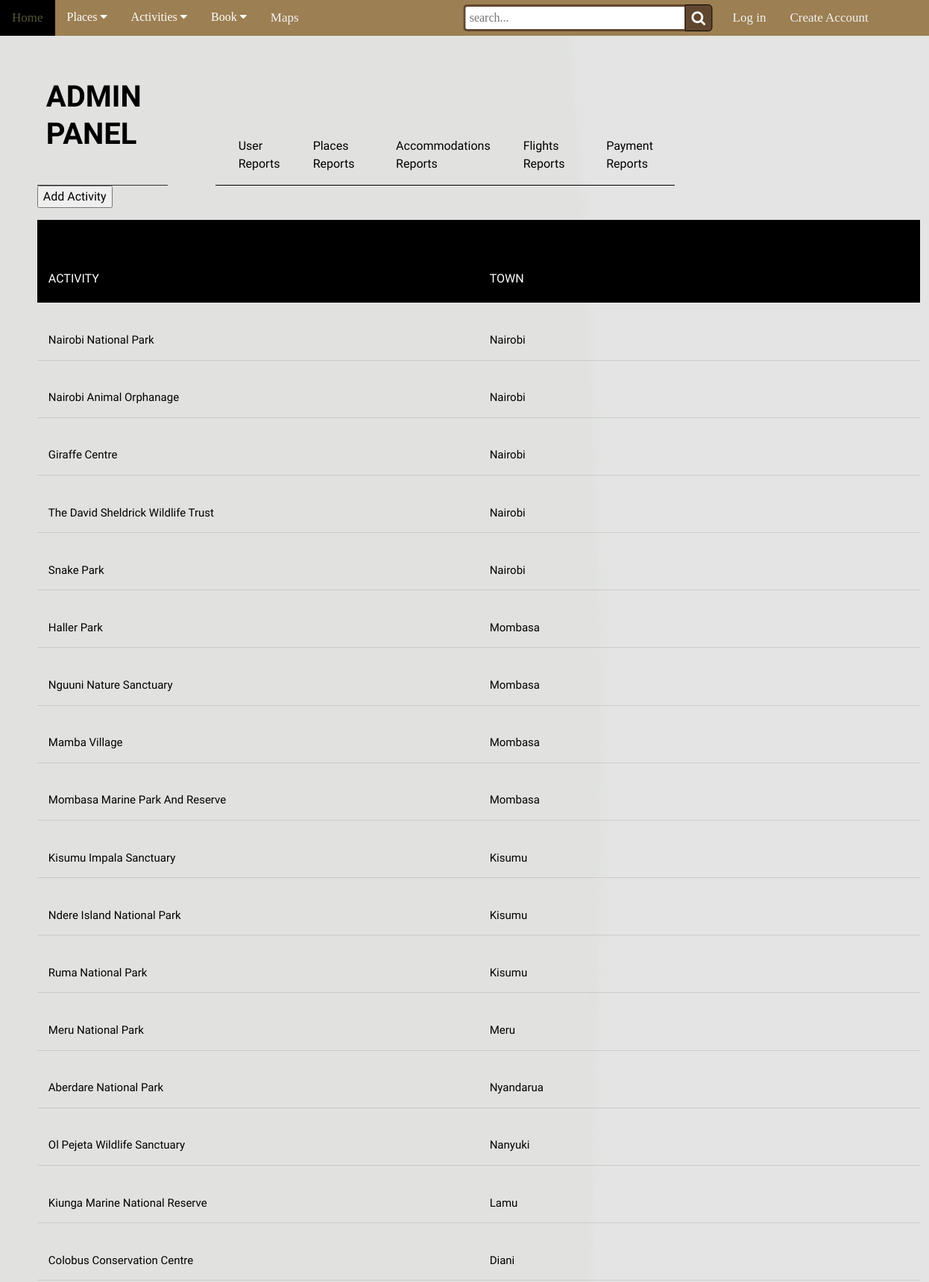
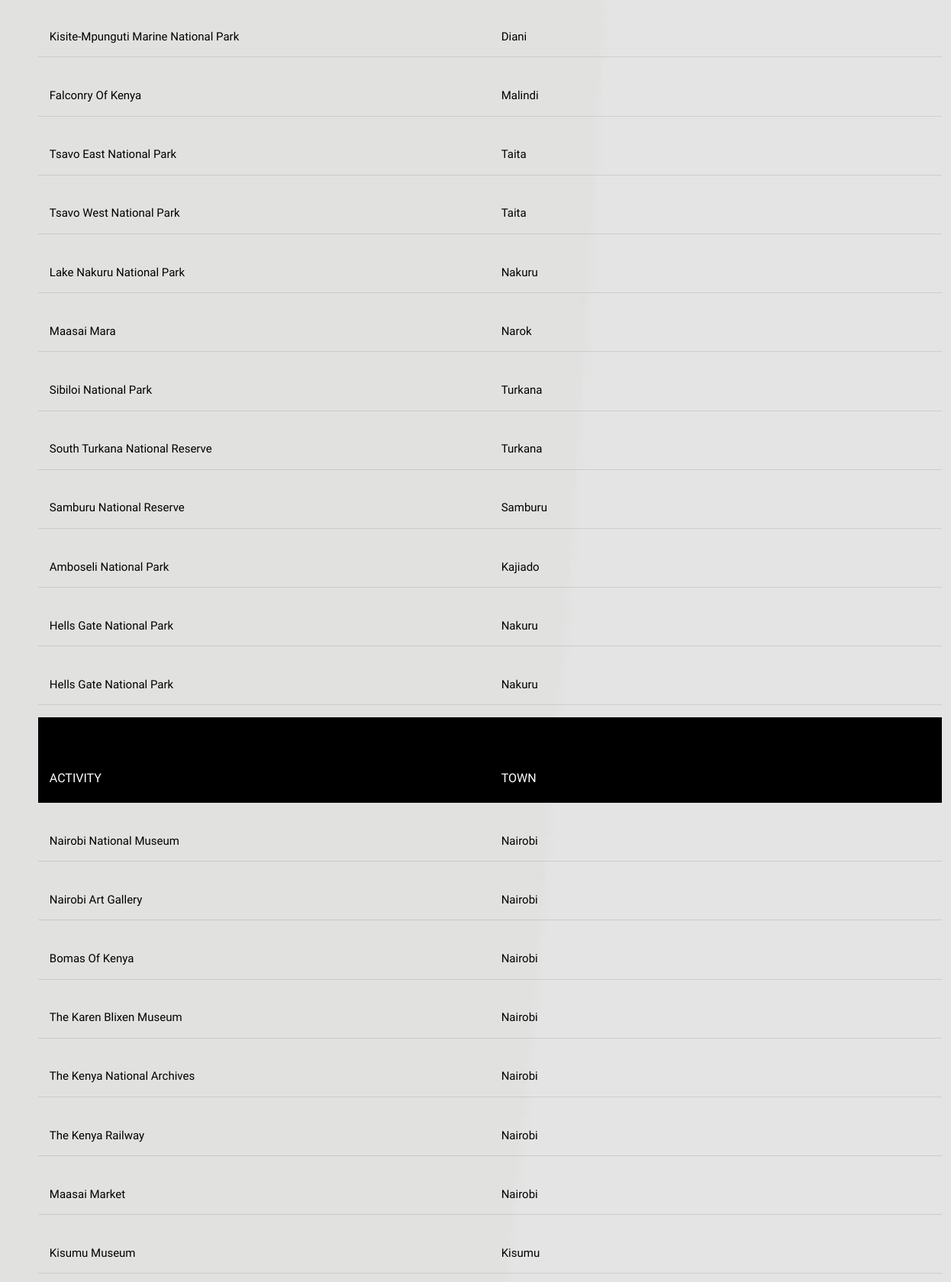
The page /admin/activity-reports.php (upper part) on the database its author committed (2 pictures, top to bottom).
### tables this page shows
CREATE TABLE `national_parks` (
  `number` int(11) NOT NULL,
  `name` varchar(100) NOT NULL,
  `county` varchar(100) NOT NULL
);

CREATE TABLE `historical_sites` (
  `number` int(11) NOT NULL,
  `name` varchar(100) NOT NULL,
  `county` varchar(100) NOT NULL
);

### admin/activity-reports.php (the view, shortened to what this page needs)
<?php
	include '../includes/dbh.inc.php';
?>
<!DOCTYPE html>
<html lang="en">
<head>
    <link rel="stylesheet" href="https://cdnjs.cloudflare.com/ajax/libs/font-awesome/5.15.4/css/all.min.css" />
    <link rel="stylesheet" href="https://cdnjs.cloudflare.com/ajax/libs/font-awesome/4.7.0/css/font-awesome.min.css">
    <link rel="stylesheet" href="https://cdnjs.cloudflare.com/ajax/libs/font-awesome/4.7.0/css/solid/font-awesome.min.css">
    <link rel="stylesheet" href="../css/dashboard.css" type="text/css">
    <link rel="stylesheet" href="../css/home.css" type="text/css">
    <link rel="stylesheet" href="../css/search.css" type="text/css">
    <link rel="stylesheet" href="../css/reports.css" type="text/css">
</head>
<body>
<div class="nav"  rel="stylesheet" href="../css/home.css" type="text/css">
        <div class="left">
            <a href="../home.php">Home</a>
            <div class="places">
                <button class="dropbtn">Places
                  <i class="fa fa-caret-down"></i>
                </button>
            </div>
            <div class="activities">
                <button class="dropbtn">Activities
                  <i class="fa fa-caret-down"></i>
                </button>
            </div>
            <div class="places">
                <button class="dropbtn">Book
                  <i class="fa fa-caret-down"></i>
                </button>
            </div>
            <a href="../maps.php">Maps</a>
            <form action="../search.php" method="POST" rel="stylesheet" href="css\search.css" type="text/css">
            <div class="wrap">
            <div class="search">
                <input type="text" name="search" class="searchTerm" placeholder="search...">
                <button type="submit" name="submit-search" class="searchButton">
                <i class="fa fa-search"></i>
                </button>
            </div>
            </div>
            </form>
        </div>
    <div class="right">
    <?php
        if(isset($_SESSION["firstname"])){
            echo "<p>Hello " .$_SESSION["firstname"]. "!</p>";
            echo "<a href='dashboard.php'>Admin Panel</a>";
            echo "<a href='../includes/logout.inc.php'>Log Out</a>";
        }
        else{
            echo "<a href='../login.php'>Log in</a>";
            echo "<a href='../signup.php'>Create Account</a>";
        }
    ?>
    </div>
</div>
<div class="app">
	<header class="app-header">
		<div class="app-header-logo">
			<div class="logo">
				<h1 class="logo-title">
					<span>ADMIN PANEL</span>
				</h1>
			</div>
		</div>
		<div class="app-header-navigation">
			<div class="tabs">
				<a href="user-reports.php">
					User Reports
				</a>
				<a href="place-reports.php" >
					Places Reports
				</a>
				<a href="accommodations-reports.php">
					Accommodations Reports
				</a>
				<a href="flights-reports.php">
					Flights Reports
				</a>
        <a href="payment-reports.php" >
			Payment Reports
				</a>
			</div>
		</div>
		<div class="app-header-actions">
			<button class="user-profile">
			</button>
        </div>
	</header>
		<div class="app-body-main-content">
                <a href="add-activity.php"><button class="button-add">Add Activity</button></a>
                <div class='tbl-header'>
	              <table cellpadding='0' cellspacing='0' border='0'>
                   <thead>
                    <p>NATIONAL PARKS</p>
                     <tr>
                      <th>Activity</th>
                      <th>Town</th>
                     </tr>
                  </thead>
                 </table>
	           </div>
            <?php
            $stmt = "SELECT * FROM tour_guide.national_parks; ";
            $query_run = mysqli_query($conn,$stmt);
            if(mysqli_num_rows($query_run)>0){
              foreach($query_run as $row){
              echo"
              <table cellpadding='0' cellspacing='0' border='0'>
              <tbody>
                <tr>
                   <td>" . $row['name'] . "</td>
                   <td>" . $row['county'] . "</td>
               </tr>
              </tbody>
            </table>";
              }
            }
           ?>
           <div class='tbl-header'>
	              <table cellpadding='0' cellspacing='0' border='0'>
                   <thead>
                    <p>HISTORICAL SITES</p>
                     <tr>
                      <th>Activity</th>
                      <th>Town</th>
                     </tr>
                  </thead>
                 </table>
	           </div>
            <?php
            $stmt = "SELECT * FROM tour_guide.historical_sites; ";
            $query_run = mysqli_query($conn,$stmt);
            if(mysqli_num_rows($query_run)>0){
              foreach($query_run as $row){
              echo"
              <table cellpadding='0' cellspacing='0' border='0'>
              <tbody>
                <tr>
                   <td>" . $row['name'] . "</td>
                   <td>" . $row['county'] . "</td>
               </tr>
              </tbody>
            </table>";
              }
            }
           ?><div class='tbl-header'>
		</div>
</div>
</body>
</html>

### css/dashboard.css (style rules this page uses)
.app { line-height: 1.5; min-height: 100vh; font-family: "Be Vietnam Pro", sans-serif; color: #000000; display: flex; padding-top: 3vw; padding-bottom: 3vw; justify-content: center; }
body { background-image: url(../project_images/profileback.png); background-repeat: no-repeat; }
button, select, input, textarea { font: inherit; }
a { color: inherit; }
.app { min-height: 80vh; width: 95%; max-width: 1600px; padding: 2vw 4vw 6vw; display: flex; flex-direction: column; }
.app-header { display: grid; grid-template-columns: minmax(-webkit-min-content, 175px) minmax(-webkit-max-content, 1fr) minmax(-webkit-max-content, 400px); grid-template-columns: minmax(min-content, 175px) minmax(max-content, 1fr) minmax(max-content, 400px); -moz-column-gap: 4rem; column-gap: 4rem; align-items: flex-end; }
.app-header-actions { display: flex; align-items: center; }
.logo { display: flex; align-items: center; padding-bottom: 1rem; padding-top: 1rem; border-bottom: 1px solid #313131; }
.logo-title { display: flex; flex-direction: column; line-height: 1.25; margin-left: 0.75rem; }
.logo-title span { color: #000000; }
.tabs { display: flex; justify-content: space-between; color: black; border-bottom: 1px solid #000000; }
.tabs a { padding-top: 1rem; padding-bottom: 1rem; text-decoration: none; border-top: 2px solid transparent; display: inline-flex; transition: 0.25s ease; margin-left: 5%; }
.user-profile { display: flex; align-items: center; border: 0; background: transparent; cursor: pointer; color: #000000; transition: 0.25s ease; }

### css/home.css (style rules this page uses)
* { scroll-behavior: smooth; }
h1 { margin-top: 1rem; font-size: 250%; font-weight: bolder; backdrop-filter: blur(5px); font-stretch: ultra-expanded; align-self: flex-start; }
body { padding-bottom: 60em; background: #ffffff; margin: 0rem; width: 100%; height: 100%; margin: 0; padding: 0; transition: 0.2s; }
.nav { list-style-type: none; margin: 0; padding: 0; overflow: visible; background-color: rgb(156, 127, 82); position: relative; top: 0; display: flex; justify-content: flex-start; }
.left { list-style-type: none; margin: 0; padding: 0; overflow: visible; background-color: rgb(156, 127, 82); position: relative; top: 0; display: flex; justify-content: flex-start; }
.right { list-style-type: none; margin: 0; padding: 0; border: 0; overflow: visible; background-color: rgb(156, 127, 82); float: right; justify-content: flex-end; align-content: right; margin-left: 550px; }
.nav a { float: left; border-right: 1px; display: block; color: #f2f2f2; text-align: center; padding: 14px 16px; text-decoration: none; font-size: 17px; }
.places { float: left; overflow: visible; }
.activities { float: left; overflow: visible; }
.places .dropbtn { font-size: 16px; border: none; outline: none; color: white; padding: 14px 16px; background-color: inherit; font-family: inherit; margin: 0; }
.activities .dropbtn { font-size: 16px; border: none; outline: none; color: white; padding: 14px 16px; background-color: inherit; font-family: inherit; margin: 0; }

### css/search.css (style rules this page uses)
.search { width: 100%; position: relative; display: flex; align-items: center; margin-left: 580px; }
.searchTerm { width: 100%; border: 3px solid #61462f; border-right: none; padding: 5px; height: 20px; border-radius: 5px 0 0 5px; outline: none; color: #9DBFAF; }
.searchButton { width: 40px; height: 36px; border: 1px solid #000000; background: #61462f; text-align: center; color: #fff; border-radius: 0 5px 5px 0; cursor: pointer; font-size: 20px; }
.wrap { width: 80%; position: absolute; top: 50%; left: 50%; transform: translate(-50%, -50%); }
form::after { content: ""; clear: both; display: table; }

### css/reports.css (style rules this page uses)
body { background-image: url(../project_images/profileback.png); background-size: cover; }
table { width: 100%; table-layout: fixed; margin-top: 2%; }
.tbl-header { background-color: black; text-align: center; }
th { padding: 20px 15px; text-align: left; font-weight: 500; font-size: 16px; color: rgb(255, 255, 255); text-transform: uppercase; }
td { padding: 15px; text-align: left; vertical-align: middle; font-weight: 300; font-size: 15px; color: rgb(0, 0, 0); border-bottom: solid 1px rgba(0, 0, 0, 0.1); }

### admin/activity-reports.php (style rules this page uses)
body { background-image: url(../project_images/profileback.png); background-repeat: no-repeat; }

### rows shown on the page
national_parks: name "Nairobi National Park", county "Nairobi"
national_parks: name "Nairobi Animal Orphanage", county "Nairobi"
national_parks: name "Giraffe Centre", county "Nairobi"
national_parks: name "The David Sheldrick Wildlife Trust", county "Nairobi"
national_parks: name "Snake Park", county "Nairobi"
national_parks: name "Haller Park", county "Mombasa"
national_parks: name "Nguuni Nature Sanctuary", county "Mombasa"
national_parks: name "Mamba Village", county "Mombasa"
national_parks: name "Mombasa Marine Park And Reserve", county "Mombasa"
national_parks: name "Kisumu Impala Sanctuary", county "Kisumu"
national_parks: name "Ndere Island National Park", county "Kisumu"
national_parks: name "Ruma National Park", county "Kisumu"
national_parks: name "Meru National Park", county "Meru"
national_parks: name "Aberdare National Park", county "Nyandarua"
national_parks: name "Ol Pejeta Wildlife Sanctuary", county "Nanyuki"
national_parks: name "Kiunga Marine National Reserve", county "Lamu"
national_parks: name "Colobus Conservation Centre", county "Diani"
national_parks: name "Kisite-Mpunguti Marine National Park", county "Diani"
national_parks: name "Falconry Of Kenya", county "Malindi"
national_parks: name "Tsavo East National Park", county "Taita"
national_parks: name "Tsavo West National Park", county "Taita"
national_parks: name "Lake Nakuru National Park", county "Nakuru"
national_parks: name "Maasai Mara", county "Narok"
national_parks: name "Sibiloi National Park", county "Turkana"
national_parks: name "South Turkana National Reserve", county "Turkana"
national_parks: name "Samburu National Reserve", county "Samburu"
national_parks: name "Amboseli National Park", county "Kajiado"
national_parks: name "Hells Gate National Park", county "Nakuru"
national_parks: name "Hells Gate National Park", county "Nakuru"
historical_sites: name "Nairobi National Museum", county "Nairobi"
historical_sites: name "Nairobi Art Gallery", county "Nairobi"
historical_sites: name "Bomas Of Kenya", county "Nairobi"
historical_sites: name "The Karen Blixen Museum", county "Nairobi"
historical_sites: name "The Kenya National Archives", county "Nairobi"
historical_sites: name "The Kenya Railway", county "Nairobi"
historical_sites: name "Maasai Market", county "Nairobi"
historical_sites: name "Kisumu Museum", county "Kisumu"
